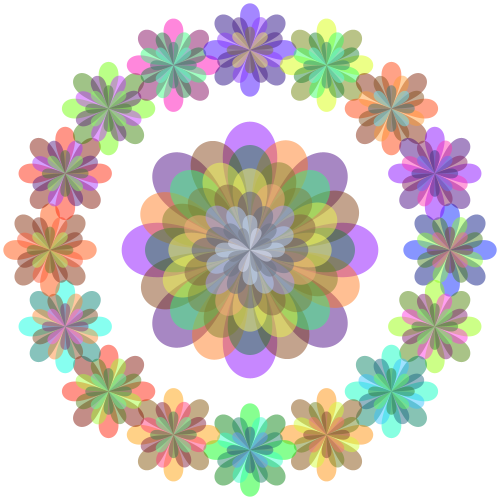
Frame 1 (no input)
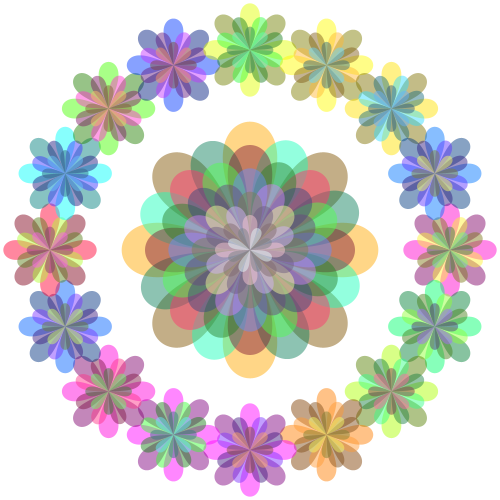
Frame 2 (the mouse pressed at the canvas centre, redrawn once)

The Processing sketch that drew these frames (run headless with seeded random() and noise(); the mouse was pressed at the canvas centre and the sketch redrawn once):

// Processing sketch: processing_155342
// ── processing_155342.pde

float r;
int R;
float theta;
float hue;
float sat;

void setup() {
  size(500, 500);
  colorMode(HSB, 360, 100, 100);
  background(0);

  noLoop();

  noStroke();
}

void draw() {
  background(360);

  for (int i = 0; i < 16; i++) {
    float draw_t = TWO_PI*i/16;
    float draw_r = 200;
    flower(width/2+draw_r*cos(draw_t), height/2+draw_r*sin(draw_t), 3);
  }

  flower(width/2, height/2, 10);
}

void flower(float x, float y, int num) {
  for (int j = 0; j < num; j++) {
    R = (num+1)*10 - 10*j;
    hue = random(0, 360);

    if (num > 3) {
      sat = 100 - 100*j/num;
    } else {
      sat = 100 - 20*j;
    }

    pushMatrix();
    translate(x, y);
    rotate(radians(j * 45/2));
    for (int i = 0; i < 8; i++) {
      if (i % 2 == 0) {
        fill(hue, sat, 100, 120);
      } else {
        fill(hue, sat, 50, 120);
      }

      pushMatrix();
      translate(R*cos(radians(360*i/8)), R*sin(radians(360*i/8)));
      rotate(radians(360*i/8 + 180));
      beginShape();
      for (float t = 0; t < TWO_PI; t += 0.1) {
        r = 1 / (5 * sin(t/2)+1);
        vertex( R * r * cos(t), R * r * sin(t));//, 5, 5);
      }
      endShape(CLOSE);
      popMatrix();
    }
    popMatrix();
  }
}
